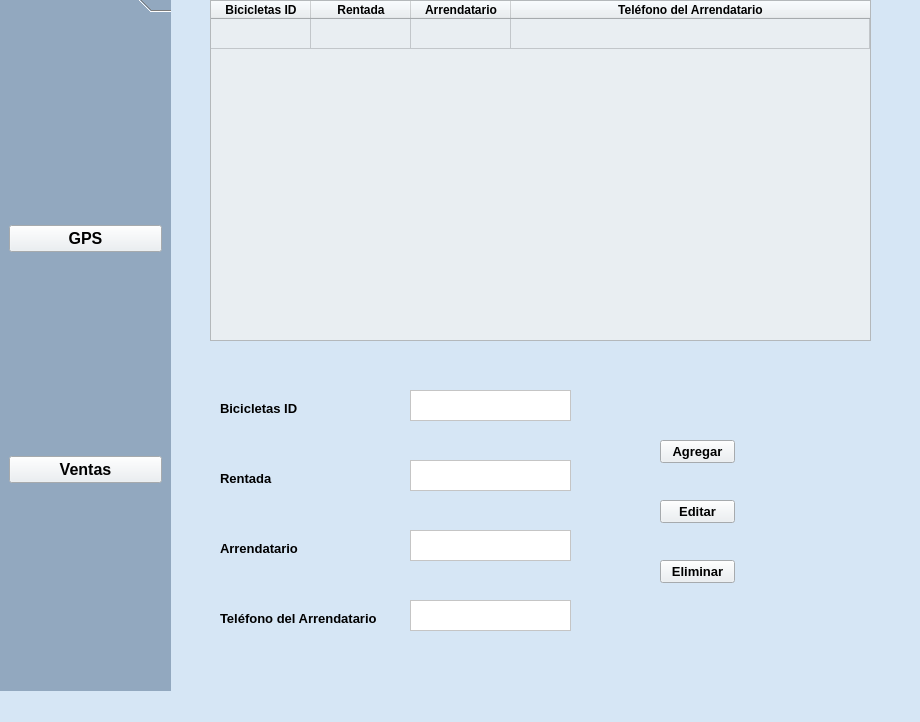
<?xml version="1.0" encoding="UTF-8"?>
<ui version="4.0">
 <class>MainWindow</class>
 <widget class="QMainWindow" name="MainWindow">
  <property name="geometry">
   <rect>
    <x>0</x>
    <y>0</y>
    <width>920</width>
    <height>722</height>
   </rect>
  </property>
  <property name="windowTitle">
   <string>MainWindow</string>
  </property>
  <property name="styleSheet">
   <string notr="true">background-color: rgb(214, 230, 245);</string>
  </property>
  <widget class="QWidget" name="centralwidget">
   <widget class="QTableWidget" name="table">
    <property name="geometry">
     <rect>
      <x>210</x>
      <y>0</y>
      <width>661</width>
      <height>341</height>
     </rect>
    </property>
    <property name="font">
     <font>
      <weight>50</weight>
      <bold>false</bold>
     </font>
    </property>
    <property name="autoFillBackground">
     <bool>false</bool>
    </property>
    <property name="styleSheet">
     <string notr="true">background-color: rgb(233, 238, 242);</string>
    </property>
    <property name="showGrid">
     <bool>true</bool>
    </property>
    <property name="wordWrap">
     <bool>true</bool>
    </property>
    <attribute name="horizontalHeaderVisible">
     <bool>true</bool>
    </attribute>
    <attribute name="horizontalHeaderCascadingSectionResizes">
     <bool>false</bool>
    </attribute>
    <attribute name="horizontalHeaderHighlightSections">
     <bool>true</bool>
    </attribute>
    <attribute name="horizontalHeaderShowSortIndicator" stdset="0">
     <bool>false</bool>
    </attribute>
    <attribute name="horizontalHeaderStretchLastSection">
     <bool>true</bool>
    </attribute>
    <attribute name="verticalHeaderVisible">
     <bool>false</bool>
    </attribute>
    <attribute name="verticalHeaderCascadingSectionResizes">
     <bool>false</bool>
    </attribute>
    <attribute name="verticalHeaderHighlightSections">
     <bool>true</bool>
    </attribute>
    <attribute name="verticalHeaderShowSortIndicator" stdset="0">
     <bool>false</bool>
    </attribute>
    <attribute name="verticalHeaderStretchLastSection">
     <bool>false</bool>
    </attribute>
    <row>
     <property name="text">
      <string/>
     </property>
    </row>
    <column>
     <property name="text">
      <string>Bicicletas ID</string>
     </property>
     <property name="font">
      <font>
       <weight>75</weight>
       <bold>true</bold>
      </font>
     </property>
    </column>
    <column>
     <property name="text">
      <string>Rentada</string>
     </property>
     <property name="font">
      <font>
       <weight>75</weight>
       <bold>true</bold>
      </font>
     </property>
    </column>
    <column>
     <property name="text">
      <string>Arrendatario</string>
     </property>
     <property name="font">
      <font>
       <weight>75</weight>
       <bold>true</bold>
      </font>
     </property>
    </column>
    <column>
     <property name="text">
      <string>Teléfono del Arrendatario</string>
     </property>
     <property name="font">
      <font>
       <weight>75</weight>
       <bold>true</bold>
      </font>
     </property>
    </column>
   </widget>
   <widget class="QToolBox" name="verticalToolBox">
    <property name="geometry">
     <rect>
      <x>0</x>
      <y>-10</y>
      <width>171</width>
      <height>701</height>
     </rect>
    </property>
    <property name="styleSheet">
     <string notr="true">background-color: rgb(146, 168, 191);</string>
    </property>
    <widget class="QWidget" name="verticalToolBoxPage1">
     <property name="geometry">
      <rect>
       <x>0</x>
       <y>0</y>
       <width>171</width>
       <height>674</height>
      </rect>
     </property>
     <attribute name="label">
      <string/>
     </attribute>
     <layout class="QVBoxLayout" name="verticalLayout">
      <item>
       <widget class="QPushButton" name="btngps2">
        <property name="font">
         <font>
          <pointsize>12</pointsize>
          <weight>75</weight>
          <bold>true</bold>
         </font>
        </property>
        <property name="styleSheet">
         <string notr="true">background-color: rgb(233, 238, 242);</string>
        </property>
        <property name="text">
         <string>GPS</string>
        </property>
       </widget>
      </item>
      <item>
       <widget class="QPushButton" name="btnventas2">
        <property name="font">
         <font>
          <pointsize>12</pointsize>
          <weight>75</weight>
          <bold>true</bold>
         </font>
        </property>
        <property name="styleSheet">
         <string notr="true">background-color: rgb(233, 238, 242);</string>
        </property>
        <property name="text">
         <string>Ventas</string>
        </property>
       </widget>
      </item>
     </layout>
    </widget>
   </widget>
   <widget class="QPushButton" name="btneditar">
    <property name="geometry">
     <rect>
      <x>660</x>
      <y>500</y>
      <width>75</width>
      <height>23</height>
     </rect>
    </property>
    <property name="font">
     <font>
      <pointsize>10</pointsize>
      <weight>75</weight>
      <bold>true</bold>
     </font>
    </property>
    <property name="styleSheet">
     <string notr="true">background-color: rgb(233, 238, 242);</string>
    </property>
    <property name="text">
     <string>Editar</string>
    </property>
   </widget>
   <widget class="QPushButton" name="btnagregar">
    <property name="geometry">
     <rect>
      <x>660</x>
      <y>440</y>
      <width>75</width>
      <height>23</height>
     </rect>
    </property>
    <property name="font">
     <font>
      <pointsize>10</pointsize>
      <weight>75</weight>
      <bold>true</bold>
     </font>
    </property>
    <property name="styleSheet">
     <string notr="true">background-color: rgb(233, 238, 242);</string>
    </property>
    <property name="text">
     <string>Agregar</string>
    </property>
   </widget>
   <widget class="QPushButton" name="btneditar_2">
    <property name="geometry">
     <rect>
      <x>660</x>
      <y>560</y>
      <width>75</width>
      <height>23</height>
     </rect>
    </property>
    <property name="font">
     <font>
      <pointsize>10</pointsize>
      <weight>75</weight>
      <bold>true</bold>
     </font>
    </property>
    <property name="styleSheet">
     <string notr="true">background-color: rgb(233, 238, 242);</string>
    </property>
    <property name="text">
     <string>Eliminar</string>
    </property>
   </widget>
   <widget class="QTextEdit" name="boxbicicleta">
    <property name="geometry">
     <rect>
      <x>410</x>
      <y>390</y>
      <width>161</width>
      <height>31</height>
     </rect>
    </property>
    <property name="styleSheet">
     <string notr="true">background-color: rgb(255, 255, 255);</string>
    </property>
   </widget>
   <widget class="QLabel" name="label">
    <property name="geometry">
     <rect>
      <x>220</x>
      <y>400</y>
      <width>81</width>
      <height>16</height>
     </rect>
    </property>
    <property name="font">
     <font>
      <pointsize>10</pointsize>
      <weight>75</weight>
      <bold>true</bold>
     </font>
    </property>
    <property name="text">
     <string>Bicicletas ID</string>
    </property>
   </widget>
   <widget class="QLabel" name="label_2">
    <property name="geometry">
     <rect>
      <x>220</x>
      <y>610</y>
      <width>171</width>
      <height>16</height>
     </rect>
    </property>
    <property name="font">
     <font>
      <pointsize>10</pointsize>
      <weight>75</weight>
      <bold>true</bold>
     </font>
    </property>
    <property name="text">
     <string>Teléfono del Arrendatario</string>
    </property>
   </widget>
   <widget class="QLabel" name="label_3">
    <property name="geometry">
     <rect>
      <x>220</x>
      <y>470</y>
      <width>81</width>
      <height>16</height>
     </rect>
    </property>
    <property name="font">
     <font>
      <pointsize>10</pointsize>
      <weight>75</weight>
      <bold>true</bold>
     </font>
    </property>
    <property name="text">
     <string>Rentada</string>
    </property>
   </widget>
   <widget class="QLabel" name="label_4">
    <property name="geometry">
     <rect>
      <x>220</x>
      <y>540</y>
      <width>91</width>
      <height>16</height>
     </rect>
    </property>
    <property name="font">
     <font>
      <pointsize>10</pointsize>
      <weight>75</weight>
      <bold>true</bold>
     </font>
    </property>
    <property name="text">
     <string>Arrendatario</string>
    </property>
   </widget>
   <widget class="QTextEdit" name="boxrentada">
    <property name="geometry">
     <rect>
      <x>410</x>
      <y>460</y>
      <width>161</width>
      <height>31</height>
     </rect>
    </property>
    <property name="styleSheet">
     <string notr="true">background-color: rgb(255, 255, 255);</string>
    </property>
   </widget>
   <widget class="QTextEdit" name="boxarrendatario">
    <property name="geometry">
     <rect>
      <x>410</x>
      <y>530</y>
      <width>161</width>
      <height>31</height>
     </rect>
    </property>
    <property name="styleSheet">
     <string notr="true">background-color: rgb(255, 255, 255);</string>
    </property>
   </widget>
   <widget class="QTextEdit" name="boxtelefono">
    <property name="geometry">
     <rect>
      <x>410</x>
      <y>600</y>
      <width>161</width>
      <height>31</height>
     </rect>
    </property>
    <property name="styleSheet">
     <string notr="true">background-color: rgb(255, 255, 255);</string>
    </property>
   </widget>
  </widget>
  <widget class="QMenuBar" name="menubar">
   <property name="geometry">
    <rect>
     <x>0</x>
     <y>0</y>
     <width>920</width>
     <height>21</height>
    </rect>
   </property>
  </widget>
  <widget class="QStatusBar" name="statusbar"/>
 </widget>
 <resources/>
 <connections/>
</ui>
